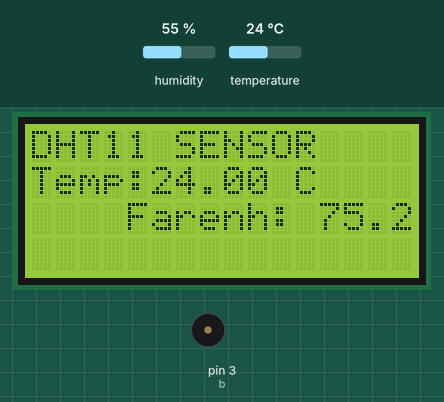
Bench run of a sketch on a simulated Arduino Uno, built with avr-gcc and run on an emulated ATmega328P. Shown: 16×4 character LCD, buzzer (waves = sounding). The test bench sets the inputs (shaded band); at power-on: temperature 24 °C, humidity 55 %.

Above: at 1.2 s.
1.3 s: temperature set to 28 °C
At 3.1 s:
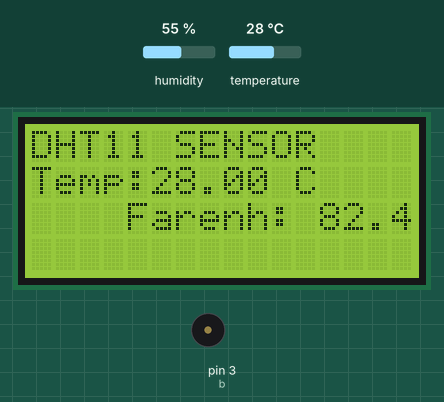
4.1 s: temperature set to 31 °C
At 4.6 s:
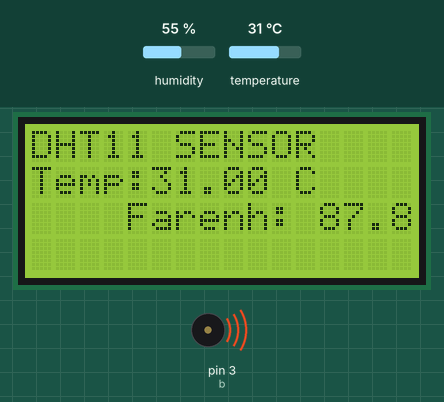
6.9 s: temperature set to 12 °C
At 8.9 s:
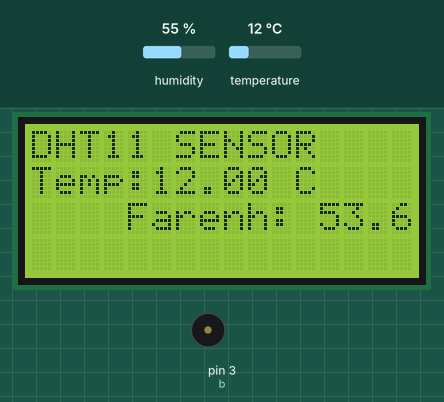
Timing chart, 0 to 10.4 s (numbered marks = the images above; inputs shaded):
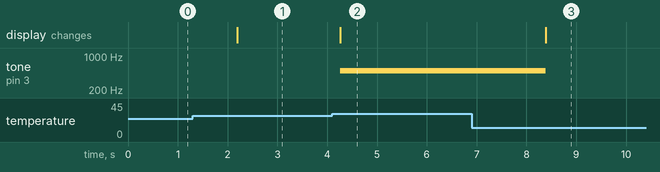

Measured:
- the behaviour switches between 29 and 30 °C on temperature (found by bisection; images 1 and 2)
- after the input at 1.3 s, the display: changes after 0.89 s (image 1)
- after the input at 4.1 s, tone on pin 3 (b): silent → 500 Hz after 0.16 s; the display: changes after 0.16 s (image 2)
- after the input at 6.9 s, tone on pin 3 (b): 500 Hz → silent after 1.5 s; the display: changes after 1.5 s (image 3)

The sketch:

02-dht11-lcd-temperature-alarm.ino
```cpp
#include<Wire.h>
#include<LiquidCrystal_I2C.h>
#include<DHT.h>

LiquidCrystal_I2C lcd(0x27, 16, 4);

int b = 3;
#define DHTPIN 2
#define DHTTYPE DHT11
DHT dht(DHTPIN, DHTTYPE);

void setup() {
  lcd.init();
  lcd.backlight();
  dht.begin();

  pinMode(b,OUTPUT);

}

void loop() {
  float t = dht.readTemperature();
  float h = dht.readTemperature(true);


  if (isnan(h) || isnan(t)){
    lcd.clear();
    lcd.setCursor(0, 0);
    lcd.print("DHT11 ERROR");
    delay(2000);
    return;
  }
  lcd.clear();
  lcd.setCursor(0, 0);
  lcd.print("DHT11 SENSOR");

  lcd.setCursor(0, 1);
  lcd.print("Temp:");
  lcd.print(t);
  lcd.print(" C");

  lcd.setCursor(0, 2);
  lcd.print("Farenh: ");
  lcd.print(h);
  lcd.print(" F");

if (t >=30 ){
  tone(b,500);
} else {
  noTone(b);
}
  delay(2000);

}
```
